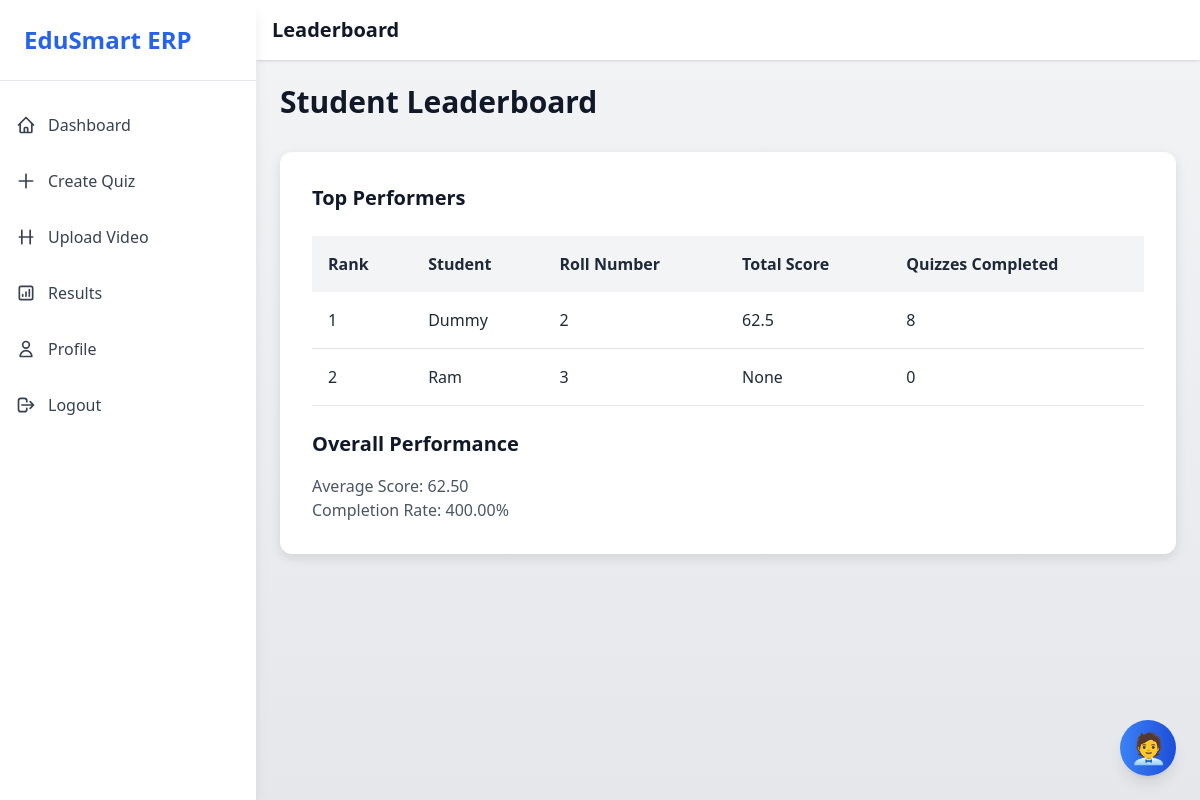
The app's page /quizzes/leaderboard/ (signed in) with its own data.
### accounts/models.py (models this page shows, shortened)
class CustomUser(AbstractUser):
    USER_TYPE_CHOICES = (
        ('student', 'Student'),
        ('teacher', 'Teacher'),
        ('admin', 'Admin'),  # Added admin choice
    )
    user_type = models.CharField(max_length=10, choices=USER_TYPE_CHOICES, default='student')
    department = models.CharField(max_length=100, blank=True, null=True)
    designation = models.CharField(max_length=100, blank=True, null=True)
    course = models.CharField(max_length=100, blank=True, null=True)
    branch = models.CharField(max_length=100, blank=True, null=True)
    roll_number = models.CharField(max_length=50, blank=True, null=True)
    profile_picture = models.ImageField(upload_to='profiles/', blank=True, null=True)
    bio = models.TextField(blank=True, null=True)
    is_email_verified = models.BooleanField(default=False)
    is_active = models.BooleanField(default=True)
    is_sub_admin = models.BooleanField(default=False)  # Added field

### quizzes/views.py (the view)
# urls.py: path('leaderboard/', views.leaderboard, name='leaderboard'),
@login_required
def leaderboard(request):
    if request.user.user_type == 'student' and not request.user.is_staff:
        messages.error(request, 'Only teachers and admins can view the leaderboard.')
        return redirect('accounts:dashboard')
    leaderboard = CustomUser.objects.filter(user_type='student').annotate(
        total_score=Avg('quizresult__score'),
        quizzes_completed=Count('quizresult')
    ).order_by('-total_score')[:10]
    overall = QuizResult.objects.aggregate(
        avg_score=Avg('score'),
        completion_rate=Count('id') / CustomUser.objects.filter(user_type='student').count() * 100
    )
    return render(request, 'quizzes/leaderboard.html', {
        'leaderboard': leaderboard,
        'overall': overall
    })

### quizzes/templates/quizzes/leaderboard.html (shortened to what this page needs)
<!DOCTYPE html>
{% extends 'base.html' %}
{% block header %}Leaderboard{% endblock %}
{% block content %}
<div class="space-y-8">
    <h2 class="text-3xl font-bold text-gray-900">Student Leaderboard</h2>
    <div class="card p-8 max-w-4xl mx-auto">
        <h3 class="text-xl font-semibold mb-6 text-gray-900">Top Performers</h3>
        <table class="w-full text-left">
            <thead>
                <tr class="bg-gray-100">
                    <th class="p-4">Rank</th>
                    <th class="p-4">Student</th>
                    <th class="p-4">Roll Number</th>
                    <th class="p-4">Total Score</th>
                    <th class="p-4">Quizzes Completed</th>
                </tr>
            </thead>
            <tbody>
                {% for student in leaderboard %}
                    <tr class="border-b">
                        <td class="p-4">{{ forloop.counter }}</td>
                        <td class="p-4">{{ student.username }}</td>
                        <td class="p-4">{{ student.roll_number }}</td>
                        <td class="p-4">{{ student.total_score }}</td>
                        <td class="p-4">{{ student.quizzes_completed }}</td>
                    </tr>
                {% empty %}
                    <tr>
                        <td colspan="5" class="p-4 text-center text-gray-600">No data available.</td>
                    </tr>
                {% endfor %}
            </tbody>
        </table>
        <div class="mt-6">
            <h3 class="text-xl font-semibold mb-4 text-gray-900">Overall Performance</h3>
            <p class="text-gray-600">Average Score: {{ overall.avg_score|floatformat:2 }}</p>
            <p class="text-gray-600">Completion Rate: {{ overall.completion_rate|floatformat:2 }}%</p>
        </div>
    </div>
</div>
{% endblock %}

### static/css/styles.css (style rules this page uses)
body.theme-light { background: linear-gradient(to bottom, #f3f4f6, #e5e7eb); color: #1f2937; }
.card { background: white; border-radius: 12px; box-shadow: 0 4px 12px rgba(0, 0, 0, 0.1); transition: all 0.3s ease; }
.theme-light { background-color: #f3f4f6; color: #1f2937; }

### records on screen
CustomUser: username "Dummy", roll_number "2", total_score "62.5", quizzes_completed "8"
CustomUser: username "Ram", roll_number "3", total_score "None", quizzes_completed "0"

### other values on screen
{{ overall.avg_score|floatformat:2 }} "62.50"
{{ overall.completion_rate|floatformat:2 }} "400.00"
